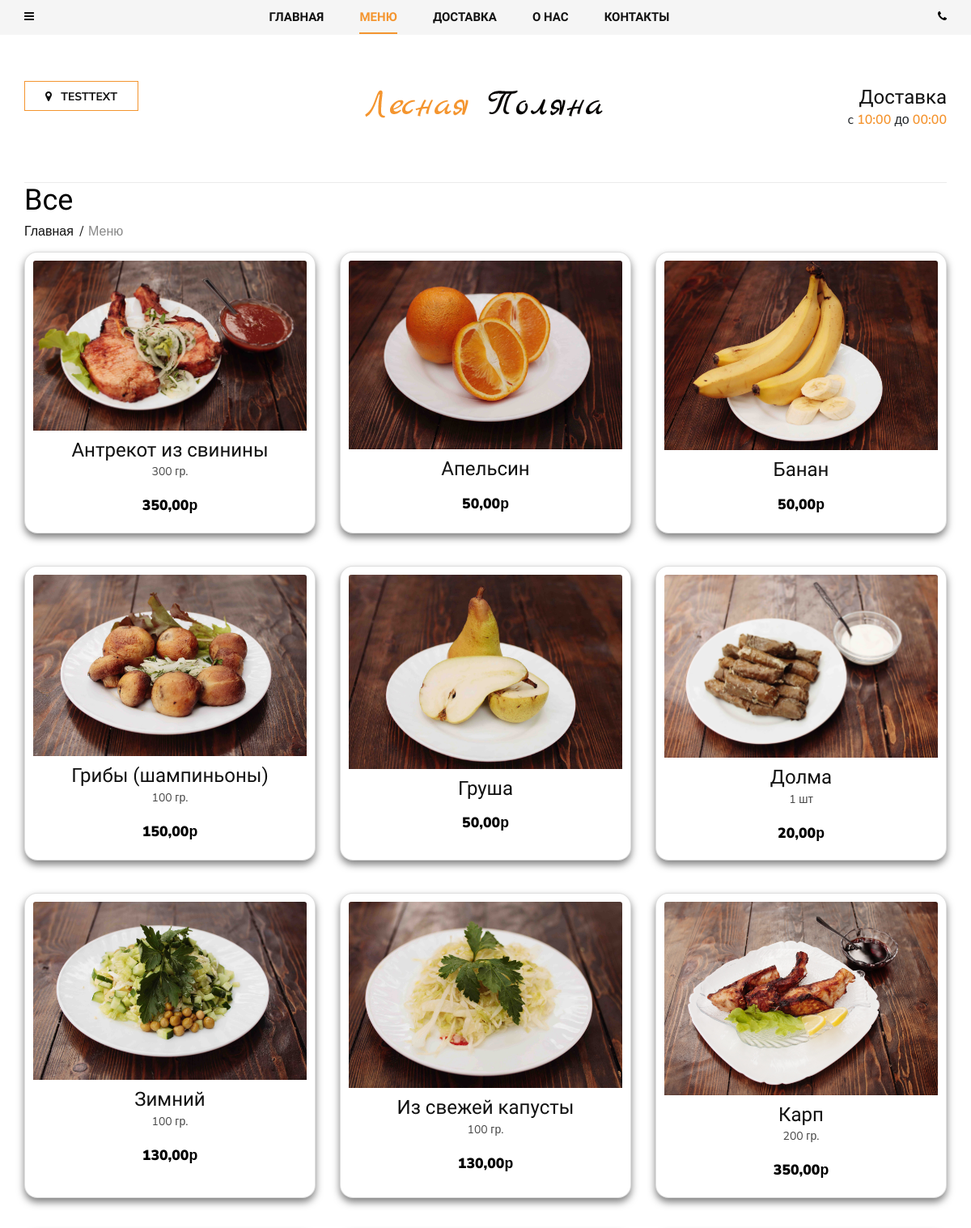
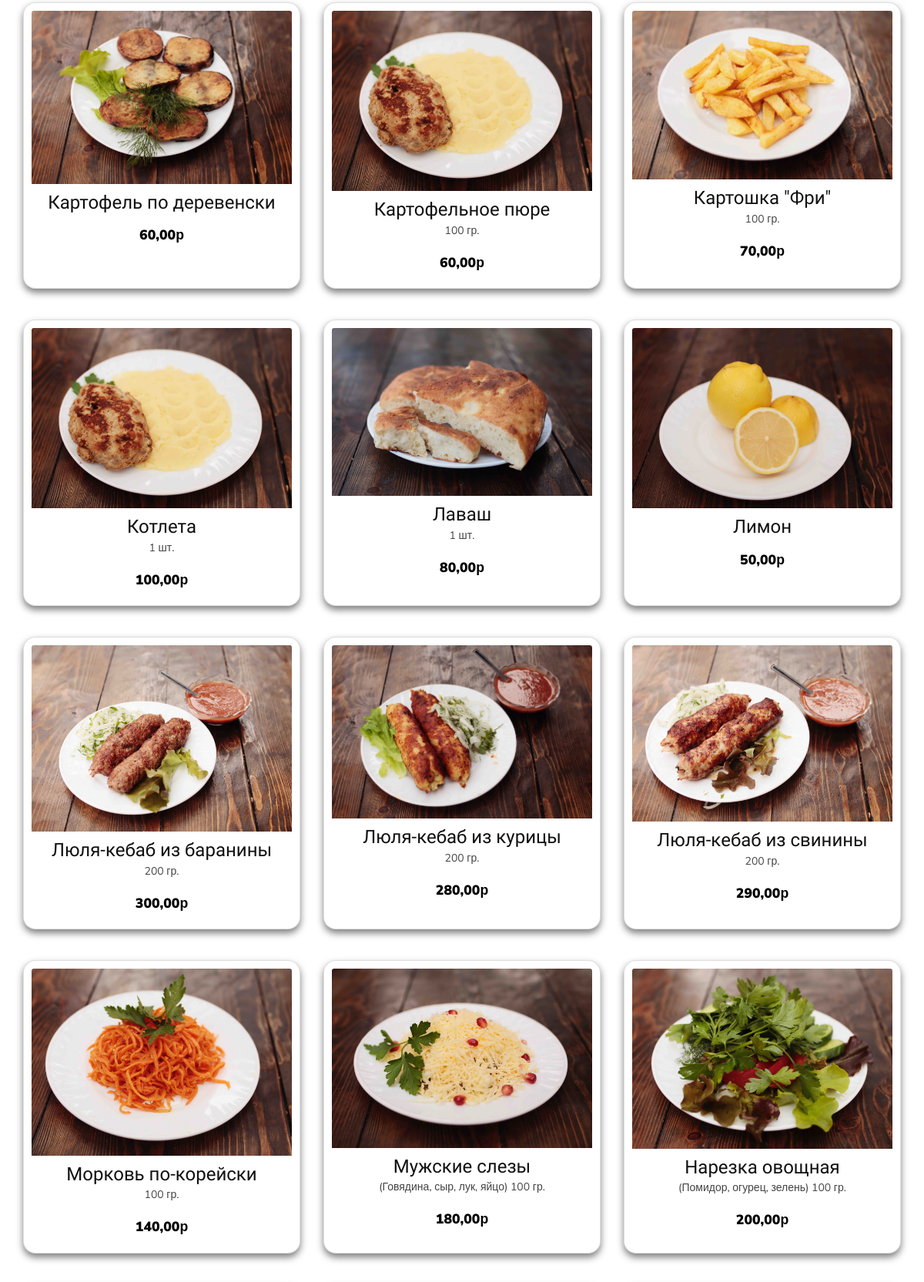
The app's page /menu/ (upper part) with its own data (2 pictures, top to bottom).
### kafe/models.py (models this page shows, shortened)
class Product(models.Model):
    category = models.ForeignKey(Category, on_delete=models.PROTECT, verbose_name='Категории')
    name = models.CharField(max_length=255, db_index=True, verbose_name='Имя')
    slug = models.SlugField(max_length=255, unique=True, db_index=True)
    image = models.ImageField(upload_to='products/%Y/%m/%d', default='static/images/product.jpg',
                              blank=True, verbose_name='Фото')
    description = models.TextField(blank=True, verbose_name='Описание')
    price = models.DecimalField(max_digits=10, decimal_places=2, verbose_name='Цена')
    available = models.BooleanField(default=True, verbose_name='Активно')
    created = models.DateTimeField(auto_now_add=True, verbose_name='Время создания')
    updated = models.DateTimeField(auto_now=True, verbose_name='Время изменения')
    class Meta:
        ordering = ('name', 'created',)
        index_together = (('id', 'slug'),)
        verbose_name = 'Меню'
        verbose_name_plural = 'Меню'

### kafe/views.py (the view)
# urls.py: path('menu/', cache_page(60)(KafeMenu.as_view()), name='menu'),
class KafeMenu(DataMixin, ListView):
    model = Product
    template_name = 'kafe/menu.html'
    context_object_name = 'products'
    def get_context_data(self, *, object_list=None, **kwargs):
        context = super().get_context_data(**kwargs)
        c_def = self.get_user_context(title='Меню')
        return dict(list(context.items()) + list(c_def.items()))
    def get_queryset(self):
        return Product.objects.filter(available=True).select_related('category')

### kafe/models.py (called while the page is built)
    def get_absolute_url(self):
        return reverse('category', kwargs={'category_slug': self.slug})

### kafe/utils.py (called while the page is built)
    def get_user_context(self, **kwargs):
        context = kwargs
        cats = Category.objects.all()
        context['cats'] = cats
        if 'category_selected' not in context:
            context['category_selected'] = 0
        return context

### kafe/templates/kafe/menu.html (shortened to what this page needs)
{% extends 'kafe/base.html' %}
{% load static %}
{% block content %}
<div class="container">
    <div class="about__text">
        <div class="row">
            <div class="col-lg-12" style="height:85px">
                <div class="breadcrumb__text">
                    {% if category_selected == 0 %}
                    <h2>Все</h2>
                    {% endif %}
                    <div class="breadcrumb__option">
                        <a href="{% url 'home' %}">Главная</a>
                        <span>Меню</span>
                    </div>
                </div>
            </div>
        </div>
    </div>
</div>
<div class="container">
    <div class="row row-cols-1 row-cols-md-2 row-cols-lg-3">
        {% for p in products %}
        <div class="col">
            <div class="card h-100">
                {% if p.image %}
                <img src="{{p.image.url}}" class="card-img-top" alt="...">
                {% endif %}
                <div class="card-body">
                    <h4 class="card-title">{{p.name}}</h4>
                    <p class="card-text">{{p.description}}</p>
                    <div class="products-price">{{p.price}}р</div>
                </div>
            </div>
        </div>
        {% endfor %}
    </div>
</div>
{% endblock content %}

### kafe/templates/kafe/base.html (shortened to what this page needs)
<!DOCTYPE html>
{% load static %}
<html lang="en">
<head>
    <link rel="stylesheet" href="{% static 'kafe/css/bootstrap.min.css' %}" type="text/css">
    <link rel="stylesheet" href="{% static 'kafe/css/font-awesome.min.css' %}" type="text/css">
    <link rel="stylesheet" href="{% static 'kafe/css/elegant-icons.css' %}" type="text/css">
    <link rel="stylesheet" href="{% static 'kafe/css/slicknav.min.css' %}" type="text/css">
    <link rel="stylesheet" href="{% static 'kafe/css/carousel.css' %}" type="text/css">
    <link rel="stylesheet" href="{% static 'kafe/css/style.css' %}" type="text/css">
</head>
<body>
    <header class="header">
        <div class="header__top">
            <div class="container">
                <div class="row">
                    <div class="col-lg-2 col-md-1 col-6 order-md-1 order-1">
                        <div class="header__humberger">
                            <i class="fa fa-bars humberger__open"></i>
                        </div>
                    </div>
                    <div class="col-lg-8 col-md-10 order-md-2 order-3">
                        <nav class="header__menu">
                            <ul>
                                {% url 'home' as home %}
                                {% url 'menu' as menu %}
                                {% url 'delivery' as delivery %}
                                {% url 'about' as about %}
                                {% url 'contact' as contact %}
                                {% url 'category' as category %}
                                {% if request.path == home %}
                                <li class="active"><a href="{{home}}">Главная</a></li>
                                {% else %}
                                <li><a href="{{home}}">Главная</a></li>
                                {% endif %}
                                {% if request.path == menu or category_selected %}
                                <li class="dropdown active"><a>Меню</a>
                                </li>
                                {% endif %}
                                {% if request.path == delivery %}
                                <li class="active"><a href="{{delivery}}">Доставка</a></li>
                                {% else %}
                                <li><a href="{{delivery}}">Доставка</a></li>
                                {% endif %}
                                {% if request.path == about %}
                                <li class="active"><a href="{{about}}">О нас</a></li>
                                {% else %}
                                <li><a href="{{about}}">О нас</a></li>
                                {% endif %}
                                {% if request.path == contact %}
                                <li class="active"><a href="{{contact}}">Контакты</a></li>
                                {% else %}
                                <li><a href="{{contact}}">Контакты</a></li>
                                {% endif %}
                            </ul>
                        </nav>
                    </div>
                    <div class="col-lg-2 col-md-1 col-6 order-md-3 order-2">
                        <div class="header__search">
                            <a href="tel:+79120000000">
                            <i class="fa fa-phone" aria-hidden="true" style="color: black"></i>
                            </a>
                        </div>
                     </div>
                    </div>
            </div>
        </div>
        <div class="container">
            <div class="row">
                <div class="col-lg-3 col-md-3">
                    <div class="header__btn">
                        <a href="{% url 'contact' %}" class="primary-btn">
                            <i class="fa fa-map-marker" aria-hidden="true"></i>
                             &nbsp&nbspTestText</a>
                    </div>
                </div>
                <div class="col-lg-6 col-md-6">
                    <div class="header__logo">
                        <a href="{% url 'home' %}"><img src='{% static "kafe/images/logo.png" %}' alt=""></a>
                    </div>
                </div>
                <div class="col-lg-3 col-md-3">
                    <div class="header__social">
                    <div field="tn_text_1605603606162" style="line-height: 28px;">
                        <h4>Доставка</h4>
                        c&nbsp<span style="color: rgb(244 148 47); font-weight: 600">10:00</span>&nbspдо
                        <span style="color: rgb(244 148 47); font-weight: 600">00:00</span></div>
                    </div>
                </div>
            </div>
        </div>
    </header>
{% block content %}
{% endblock content %}
</body>
</html>

### kafe/static/kafe/css/style.css (style rules this page uses)
html, body { height: 100%; font-family: "Nunito Sans", sans-serif; -webkit-font-smoothing: antialiased; }
h1, h2, h3, h4, h5, h6 { margin: 0; color: #111111; font-weight: 400; font-family: "Unna", serif; }
h2 { font-size: 36px; }
h4 { font-size: 24px; }
p { font-size: 14px; font-family: "Nunito Sans", sans-serif; color: #444444; font-weight: 400; line-height: 26px; margin: 0 0 15px 0; }
img { max-width: 100%; }
ul, ol { padding: 0; margin: 0; }
.primary-btn { display: inline-block; font-size: 14px; padding: 8px 25px 6px; color: #111111; text-transform: uppercase; font-weight: 700; border: 1px solid #f4952f; }
.header__top { background: #f5f5f5; }
.header__humberger { font-size: 14px; color: #111111; padding: 10px 0 11px; }
.header__humberger i { cursor: pointer; }
.header__menu { text-align: center; }
.header__menu ul li { list-style: none; display: inline-block; margin-right: 40px; }
.header__menu ul li.active>a { color: #f4952f; }
.header__menu ul li.active>a:after { opacity: 1; -webkit-transform: scaleX(1); -ms-transform: scaleX(1); transform: scaleX(1); }
.header__menu ul li.dropdown { position: relative; }
.header__menu ul li a { font-size: 15px; color: #111111; font-weight: 700; font-family: "Unna", serif; text-transform: uppercase; -webkit-transition: all 0.3s; -o-transition: all 0.3s; transition: all 0.3s; position: relative; padding: 10px 0; display: block; }
.header__menu ul li a:after { position: absolute; left: 0; bottom: 1px; width: 100%; height: 2px; background: #f4952f; content: ""; opacity: 0; -webkit-transition: all 0.5s; -o-transition: all 0.5s; transition: all 0.5s; -webkit-transform: scaleX(0); -ms-transform: scaleX(0); transform: scaleX(0); }
.header__search { font-size: 14px; color: #111111; text-align: right; padding: 10px 0 11px; }
.header__search i { cursor: pointer; }
.header__btn { padding: 57px 0 56px; }
.header__logo { padding: 50px 0 40px; text-align: center; }
.header__logo a { display: inline-block; }
.header__social { text-align: right; padding: 63px 0; }
.breadcrumb__text { margin-bottom: 46px; }
.breadcrumb__text h2 { color: #000000; margin-bottom: 5px; }
.breadcrumb__text .breadcrumb__option a { display: inline-block; font-size: 16px; color: #111111; margin-right: 14px; position: relative; }
.breadcrumb__text .breadcrumb__option a:after { position: absolute; right: -12px; top: 0; content: "/"; }
.breadcrumb__text .breadcrumb__option span { font-size: 16px; color: #888888; }
.about__text { border-top: 1px solid #ebebeb; padding-top: 0px; }
@media only screen and (min-width: 1200px) { .container { max-width: 1170px; } }
.products-price { position: relative; display: inline-block; text-align: left; font-size: 1.1em; font-weight: 900; color: #000; }
.card { padding: 10px; box-shadow: 0px 5px 10px 0px rgba(0, 0, 0, 0.5); text-align: center; border-radius: 16px; }
.card-title { margin-bottom: 0; }
.col { margin-bottom: 40px; }
.card-body { padding:10px; padding-bottom:10px; }

### records on screen
Product: image (picture), name "Антрекот из свинины", description "300 гр.", price "350,00"
Product: image (picture), name "Апельсин", price "50,00"
Product: image (picture), name "Банан", price "50,00"
Product: image (picture), name "Грибы (шампиньоны)", description "100 гр.", price "150,00"
Product: image (picture), name "Груша", price "50,00"
Product: image (picture), name "Долма", description "1 шт", price "20,00"
Product: image (picture), name "Зимний", description "100 гр.", price "130,00"
Product: image (picture), name "Из свежей капусты", description "100 гр.", price "130,00"
Product: image (picture), name "Карп", description "200 гр.", price "350,00"
Product: image (picture), name "Картофель по деревенски", price "60,00"
Product: image (picture), name "Картофельное пюре", description "100 гр.", price "60,00"
Product: image (picture), name "Картошка \"Фри\"", description "100 гр.", price "70,00"
Product: image (picture), name "Котлета", description "1 шт.", price "100,00"
Product: image (picture), name "Лаваш", description "1 шт.", price "80,00"
Product: image (picture), name "Лимон", price "50,00"
Product: image (picture), name "Люля-кебаб из баранины", description "200 гр.", price "300,00"
Product: image (picture), name "Люля-кебаб из курицы", description "200 гр.", price "280,00"
Product: image (picture), name "Люля-кебаб из свинины", description "200 гр.", price "290,00"
Product: image (picture), name "Морковь по-корейски", description "100 гр.", price "140,00"
Product: image (picture), name "Мужские слезы", description "(Говядина, сыр, лук, яйцо) 100 гр.", price "180,00"
Product: image (picture), name "Нарезка овощная", description "(Помидор, огурец, зелень) 100 гр.", price "200,00"
